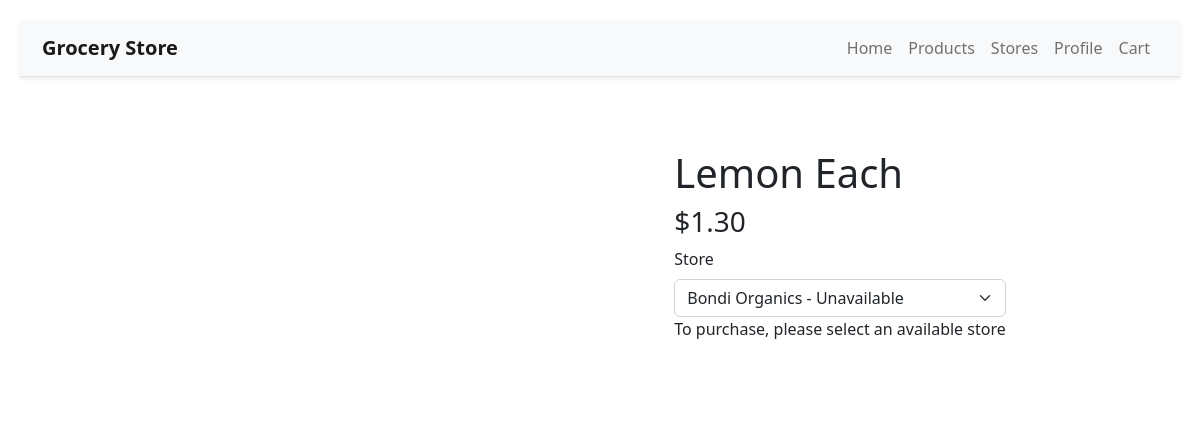
/product/1 (signed in), run on the app's committed database.
### grocery_store_app/models/product.py (models this page shows, shortened)
class Product(models.Model):
  name = models.CharField(max_length=50)
  price = models.DecimalField(max_digits=10, decimal_places= 2)
  category = models.ForeignKey(Category, on_delete=models.CASCADE, related_name="products")
  image_url = models.CharField(max_length=1000)

### grocery_store_app/models/store.py (models this page shows, shortened)
class Store(models.Model):
  name = models.CharField(max_length=50)
  address = models.CharField(max_length=255)
  postcode = models.CharField(max_length=10, null=True, blank=True)
  phone_number = models.CharField(max_length=20)
  opening_hours = models.CharField(max_length=500)
  latitude = models.FloatField(null =True, blank=True)
  longitude = models.FloatField(null =True, blank=True)

### grocery_store_app/views.py (the view)
# urls.py: path("product/<int:id>", views.product, name="product"),
def product(request, id):
    product_object = get_object_or_404(Product, id=id)
    per_store_products = PerStoreProduct.objects.filter(
            product_id=id
        )
    store_objects = Store.objects.all()
    store_quantities = {}
    for per_store_product in per_store_products:
        store_quantities[per_store_product.store_id] = per_store_product.quantity
    stores = []
    for store in store_objects:
        stores.append({
            "id": store.id,
            "name": store.name,
            "quantity": store_quantities.get(store.id, -1),
        })
    selected_store = None
    selected_store_id = request.session.get("selected_store_id")
    if (selected_store_id):
        store = Store.objects.filter(id=selected_store_id).first()
        selected_store = {
            "id": store.id,
            "name": store.name,
            "quantity": store_quantities.get(store.id, -1),
        }
    return render(
        request, "grocery_store_app/product.html",
        {
            "product": product_object,
            "stores": stores,
            "selected_store": selected_store
         }
    )

### grocery_store_app/templates/grocery_store_app/product.html (shortened to what this page needs)
{% extends "grocery_store_app/layout.html" %}
{% block body %}
<div class="d-flex justify-content-center">
  <img src="{{ product.image_url }}" alt="{{ product.title }}" style="width: 30rem;">
  <div class="d-flex flex-column g-5 p-5">
    <h1>{{ product.name }}</h1>
    <h3>${{ product.price }}</h3>
    <form class="mt-auto" id="store-form" action="{% url 'product_select_store' product.id %}" method="POST">
      <label class="form-label" for="store">Store</label>
      <select class="form-select" name="store" id="store">
        {% for store in stores %}
        {% if store.quantity != -1 %}
        {% if selected_store and store.id == selected_store.id %}
        <option value="{{ store.id }}" selected>{{ store.name }} - {{ store.quantity }} in stock</option>
        {% else %}
        <option value="{{ store.id }}">{{ store.name }} - {{ store.quantity }} in stock</option>
        {% endif %}
        {%else %}
        {% if selected_store and store.id == selected_store.id %}
        <option value="{{ store.id }}" selected disabled>{{ store.name }} - Unavailable</option>
        {% else %}
        <option value="{{ store.id }}" disabled>{{ store.name }} - Unavailable</option>
        {% endif %}
        {% endif %}
        {% endfor %}
      </select>
    </form>
    {% if selected_store.quantity > 0 %}
    <form class="mt-auto" action="{% url 'add_cart' %}" method="POST">
      {% csrf_token %}
      <input type="hidden" name="id" value="{{ product.id }}">
      <input type="hidden" name="fromproducts" value="a">
      <label class="form-label" for="quantity">Quantity</label>
      <input required class="form-control my-2" type="number" id="quantity" name="quantity" min="1"
        max="{{ selected_store.quantity }}" value="1">
      <button type=" submit" class="btn btn-primary">Buy</button>
    </form>
    {% else %}
    <p>To purchase, please select an available store</p>
    {% endif %}
  </div>
</div>
{% endblock %}

### grocery_store_app/static/grocery_store_app/style.css (style rules this page uses)
body { padding: 20px; }

### data on the page
Product: name "Lemon Each", price "1.30"
Store: store "Bondi Organics - Unavailable"
